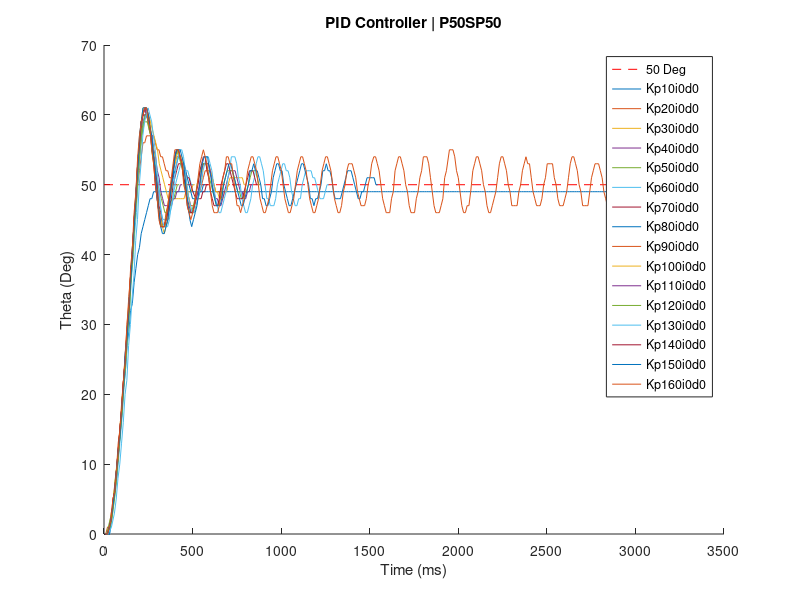

Write MATLAB code to recreate this figure.
figure(1);
hold on;
xlabel('Time (ms)');
ylabel('Theta (Deg)');
title('PID Controller | P50SP50');
plot([0 3000], [50 50], 'r--');
Kp10i0d0 = [10.0, 0; 20.0, 0; 30.0, 1; 40.0, 2; 50.0, 4; 60.0, 6; 70.0, 9; 80.0, 11; 90.0, 15; 100.0, 17; 110.0, 21; 120.0, 23; 130.0, 27; 140.0, 29; 150.0, 32; 160.0, 33; 170.0, 36; 180.0, 38; 190.0, 40; 200.0, 41; 210.0, 43; 220.0, 44; 230.0, 45; 240.0, 46; 250.0, 47; 260.0, 48; 270.0, 48; 280.0, 49; 290.0, 49; 300.0, 49; 310.0, 49; 320.0, 49; 330.0, 49; 340.0, 49; 350.0, 49; 360.0, 49; 370.0, 49; 380.0, 49; 390.0, 49; 400.0, 49; 410.0, 49; 420.0, 49; 430.0, 49; 440.0, 49; 450.0, 49; 460.0, 49; 470.0, 49; 480.0, 49; 490.0, 49; 500.0, 49; 510.0, 49; 520.0, 49; 530.0, 49; 540.0, 49; 550.0, 49; 560.0, 49; 570.0, 49; 580.0, 49; 590.0, 49; 600.0, 49; 610.0, 49; 620.0, 49; 630.0, 49; 640.0, 49; 650.0, 49; 660.0, 49; 670.0, 49; 680.0, 49; 690.0, 49; 700.0, 49; 710.0, 49; 720.0, 49; 730.0, 49; 740.0, 49; 750.0, 49; 760.0, 49; 770.0, 49; 780.0, 49; 790.0, 49; 800.0, 49; 810.0, 49; 820.0, 49; 830.0, 49; 840.0, 49; 850.0, 49; 860.0, 49; 870.0, 49; 880.0, 49; 890.0, 49; 900.0, 49; 910.0, 49; 920.0, 49; 930.0, 49; 940.0, 49; 950.0, 49; 960.0, 49; 970.0, 49; 980.0, 49; 990.0, 49; 1000.0, 49; 1010.0, 49; 1020.0, 49; 1030.0, 49; 1040.0, 49; 1050.0, 49; 1060.0, 49; 1070.0, 49; 1080.0, 49; 1090.0, 49; 1100.0, 49; 1110.0, 49; 1120.0, 49; 1130.0, 49; 1140.0, 49; 1150.0, 49; 1160.0, 49; 1170.0, 49; 1180.0, 49; 1190.0, 49; 1200.0, 49; 1210.0, 49; 1220.0, 49; 1230.0, 49; 1240.0, 49; 1250.0, 49; 1260.0, 49; 1270.0, 49; 1280.0, 49; 1290.0, 49; 1300.0, 49; 1310.0, 49; 1320.0, 49; 1330.0, 49; 1340.0, 49; 1350.0, 49; 1360.0, 49; 1370.0, 49; 1380.0, 49; 1390.0, 49; 1400.0, 49; 1410.0, 49; 1420.0, 49; 1430.0, 49; 1440.0, 49; 1450.0, 49; 1460.0, 49; 1470.0, 49; 1480.0, 49; 1490.0, 49; 1500.0, 49; 1510.0, 49; 1520.0, 49; 1530.0, 49; 1540.0, 49; 1550.0, 49; 1560.0, 49; 1570.0, 49; 1580.0, 49; 1590.0, 49; 1600.0, 49; 1610.0, 49; 1620.0, 49; 1630.0, 49; 1640.0, 49; 1650.0, 49; 1660.0, 49; 1670.0, 49; 1680.0, 49; 1690.0, 49; 1700.0, 49; 1710.0, 49; 1720.0, 49; 1730.0, 49; 1740.0, 49; 1750.0, 49; 1760.0, 49; 1770.0, 49; 1780.0, 49; 1790.0, 49; 1800.0, 49; 1810.0, 49; 1820.0, 49; 1830.0, 49; 1840.0, 49; 1850.0, 49; 1860.0, 49; 1870.0, 49; 1880.0, 49; 1890.0, 49; 1900.0, 49; 1910.0, 49; 1920.0, 49; 1930.0, 49; 1940.0, 49; 1950.0, 49; 1960.0, 49; 1970.0, 49; 1980.0, 49; 1990.0, 49; 2000.0, 49; 2010.0, 49; 2020.0, 49; 2030.0, 49; 2040.0, 49; 2050.0, 49; 2060.0, 49; 2070.0, 49; 2080.0, 49; 2090.0, 49; 2100.0, 49; 2110.0, 49; 2120.0, 49; 2130.0, 49; 2140.0, 49; 2150.0, 49; 2160.0, 49; 2170.0, 49; 2180.0, 49; 2197.0, 49; 2207.0, 49; 2217.0, 49; 2227.0, 49; 2237.0, 49; 2247.0, 49; 2257.0, 49; 2267.0, 49; 2277.0, 49; 2287.0, 49; 2297.0, 49; 2307.0, 49; 2317.0, 49; 2327.0, 49; 2337.0, 49; 2347.0, 49; 2357.0, 49; 2367.0, 49; 2377.0, 49; 2387.0, 49; 2397.0, 49; 2407.0, 49; 2417.0, 49; 2427.0, 49; 2437.0, 49; 2447.0, 49; 2457.0, 49; 2467.0, 49; 2477.0, 49; 2487.0, 49; 2497.0, 49; 2507.0, 49; 2517.0, 49; 2527.0, 49; 2537.0, 49; 2547.0, 49; 2557.0, 49; 2567.0, 49; 2577.0, 49; 2587.0, 49; 2597.0, 49; 2607.0, 49; 2617.0, 49; 2627.0, 49; 2637.0, 49; 2647.0, 49; 2657.0, 49; 2667.0, 49; 2677.0, 49; 2687.0, 49; 2697.0, 49; 2707.0, 49; 2717.0, 49; 2727.0, 49; 2737.0, 49; 2747.0, 49; 2757.0, 49; 2767.0, 49; 2777.0, 49; 2787.0, 49; 2797.0, 49; 2807.0, 49; 2817.0, 49; 2827.0, 49; 2837.0, 49; 2847.0, 49; 2857.0, 49; 2867.0, 49; 2877.0, 49; 2887.0, 49; 2897.0, 49; 2907.0, 49; 2917.0, 49; 2927.0, 49; 2937.0, 49; 2947.0, 49; 2957.0, 49; 2967.0, 49; 2977.0, 49; 2987.0, 49; 2997.0, 49; 3007.0, 49; ];
plot(Kp10i0d0(:,1),Kp10i0d0(:,2))
% y = max(Kp10i0d0(:,2));
% x = Kp10i0d0(find(Kp10i0d0(:,2) == max(y), 1, 'first'));
% text(x, y, 'Kp10i0d0');
% pause;

Kp20i0d0 = [10.0, 0; 20.0, 1; 30.0, 1; 40.0, 3; 50.0, 4; 60.0, 7; 70.0, 9; 80.0, 13; 90.0, 15; 100.0, 19; 110.0, 22; 120.0, 26; 130.0, 30; 140.0, 34; 150.0, 37; 160.0, 41; 170.0, 44; 180.0, 47; 190.0, 50; 200.0, 52; 210.0, 54; 220.0, 56; 230.0, 56; 240.0, 57; 250.0, 57; 260.0, 57; 270.0, 57; 280.0, 57; 290.0, 56; 300.0, 55; 310.0, 55; 320.0, 54; 330.0, 54; 340.0, 53; 350.0, 52; 360.0, 52; 370.0, 51; 380.0, 51; 390.0, 50; 400.0, 50; ];
plot(Kp20i0d0(:,1),Kp20i0d0(:,2))
% y = max(Kp20i0d0(:,2));
% x = Kp20i0d0(find(Kp20i0d0(:,2) == max(y), 1, 'first'));
% text(x, y, 'Kp20i0d0');
% pause;

Kp30i0d0 = [10.0, 0; 20.0, 0; 30.0, 1; 42.0, 2; 52.0, 5; 62.0, 7; 72.0, 10; 82.0, 12; 92.0, 16; 102.0, 18; 112.0, 23; 122.0, 26; 132.0, 30; 142.0, 33; 152.0, 38; 162.0, 41; 172.0, 46; 182.0, 49; 192.0, 52; 202.0, 54; 212.0, 57; 222.0, 58; 232.0, 60; 242.0, 60; 252.0, 60; 262.0, 59; 272.0, 58; 282.0, 57; 292.0, 56; 302.0, 55; 312.0, 53; 322.0, 52; 332.0, 51; 342.0, 50; 352.0, 49; 362.0, 48; 372.0, 48; 382.0, 48; 392.0, 48; 402.0, 48; 412.0, 48; 422.0, 48; 432.0, 48; 442.0, 48; 452.0, 48; 462.0, 49; 472.0, 49; 482.0, 49; 492.0, 49; 502.0, 50; 512.0, 50; ];
plot(Kp30i0d0(:,1),Kp30i0d0(:,2))
% y = max(Kp30i0d0(:,2));
% x = Kp30i0d0(find(Kp30i0d0(:,2) == max(y), 1, 'first'));
% text(x, y, 'Kp30i0d0');
% pause;

Kp40i0d0 = [11.0, 0; 21.0, 0; 31.0, 0; 41.0, 2; 51.0, 4; 61.0, 6; 71.0, 8; 81.0, 12; 91.0, 14; 101.0, 18; 111.0, 21; 121.0, 26; 131.0, 28; 141.0, 33; 151.0, 36; 161.0, 41; 171.0, 44; 181.0, 49; 191.0, 52; 201.0, 55; 211.0, 57; 221.0, 59; 231.0, 60; 241.0, 60; 251.0, 60; 261.0, 58; 271.0, 57; 281.0, 55; 291.0, 54; 301.0, 52; 311.0, 51; 321.0, 49; 331.0, 48; 341.0, 47; 351.0, 47; 361.0, 47; 371.0, 47; 381.0, 47; 391.0, 48; 401.0, 48; 411.0, 49; 421.0, 49; 431.0, 50; 441.0, 50; ];
plot(Kp40i0d0(:,1),Kp40i0d0(:,2))
% y = max(Kp40i0d0(:,2));
% x = Kp40i0d0(find(Kp40i0d0(:,2) == max(y), 1, 'first'));
% text(x, y, 'Kp40i0d0');
% pause;

Kp50i0d0 = [14.0, 0; 24.0, 1; 34.0, 2; 44.0, 3; 54.0, 5; 64.0, 8; 74.0, 10; 84.0, 13; 94.0, 16; 104.0, 20; 114.0, 22; 124.0, 26; 134.0, 29; 144.0, 34; 154.0, 37; 164.0, 42; 174.0, 45; 184.0, 49; 194.0, 52; 204.0, 55; 214.0, 57; 224.0, 59; 234.0, 59; 244.0, 59; 254.0, 58; 264.0, 57; 274.0, 56; 284.0, 54; 294.0, 52; 304.0, 50; 314.0, 49; 324.0, 48; 334.0, 47; 344.0, 46; 354.0, 46; 364.0, 46; 374.0, 47; 384.0, 48; 394.0, 48; 404.0, 49; 414.0, 50; 424.0, 50; ];
plot(Kp50i0d0(:,1),Kp50i0d0(:,2))
% y = max(Kp50i0d0(:,2));
% x = Kp50i0d0(find(Kp50i0d0(:,2) == max(y), 1, 'first'));
% text(x, y, 'Kp50i0d0');
% pause;

Kp60i0d0 = [13.0, 0; 23.0, 0; 33.0, 0; 43.0, 2; 53.0, 4; 63.0, 6; 73.0, 8; 83.0, 11; 93.0, 14; 103.0, 17; 113.0, 21; 123.0, 24; 133.0, 28; 143.0, 31; 153.0, 36; 163.0, 39; 173.0, 43; 183.0, 46; 193.0, 51; 203.0, 54; 213.0, 58; 223.0, 59; 233.0, 60; 243.0, 60; 253.0, 59; 263.0, 58; 273.0, 56; 283.0, 54; 293.0, 52; 303.0, 50; 313.0, 48; 323.0, 46; 333.0, 45; 343.0, 45; 353.0, 45; 363.0, 45; 373.0, 46; 383.0, 47; 393.0, 49; 403.0, 50; 413.0, 51; 423.0, 52; 433.0, 53; 443.0, 53; 453.0, 53; 463.0, 52; 473.0, 52; 483.0, 51; 493.0, 50; 503.0, 50; ];
plot(Kp60i0d0(:,1),Kp60i0d0(:,2))
% y = max(Kp60i0d0(:,2));
% x = Kp60i0d0(find(Kp60i0d0(:,2) == max(y), 1, 'first'));
% text(x, y, 'Kp60i0d0');
% pause;

Kp70i0d0 = [10.0, 0; 20.0, 0; 30.0, 1; 40.0, 2; 50.0, 4; 60.0, 6; 70.0, 9; 80.0, 12; 90.0, 15; 100.0, 18; 110.0, 22; 120.0, 25; 130.0, 29; 140.0, 32; 150.0, 37; 160.0, 40; 170.0, 45; 180.0, 48; 190.0, 53; 200.0, 55; 210.0, 58; 220.0, 60; 230.0, 60; 240.0, 60; 250.0, 60; 260.0, 58; 270.0, 56; 280.0, 54; 290.0, 52; 300.0, 50; 310.0, 47; 320.0, 46; 330.0, 44; 340.0, 44; 350.0, 44; 360.0, 45; 370.0, 47; 380.0, 48; 390.0, 50; 400.0, 51; 410.0, 52; 420.0, 53; 430.0, 53; 440.0, 53; 450.0, 53; 460.0, 52; 470.0, 51; 480.0, 51; 490.0, 50; 502.0, 49; 518.0, 48; 528.0, 48; 538.0, 48; 548.0, 48; 558.0, 49; 568.0, 49; 578.0, 50; 588.0, 50; ];
plot(Kp70i0d0(:,1),Kp70i0d0(:,2))
% y = max(Kp70i0d0(:,2));
% x = Kp70i0d0(find(Kp70i0d0(:,2) == max(y), 1, 'first'));
% text(x, y, 'Kp70i0d0');
% pause;

Kp80i0d0 = [10.0, 0; 20.0, 0; 30.0, 0; 40.0, 2; 50.0, 4; 60.0, 6; 70.0, 8; 80.0, 11; 90.0, 14; 100.0, 17; 110.0, 21; 120.0, 24; 130.0, 29; 140.0, 32; 150.0, 36; 160.0, 40; 170.0, 44; 180.0, 48; 190.0, 53; 200.0, 56; 210.0, 59; 220.0, 60; 230.0, 61; 240.0, 60; 250.0, 59; 260.0, 58; 270.0, 56; 280.0, 54; 290.0, 51; 300.0, 49; 310.0, 46; 320.0, 45; 330.0, 44; 340.0, 44; 350.0, 45; 360.0, 46; 370.0, 48; 380.0, 49; 390.0, 51; 400.0, 52; 410.0, 53; 420.0, 54; 430.0, 54; 440.0, 53; 450.0, 52; 460.0, 52; 470.0, 51; 480.0, 50; 490.0, 49; 500.0, 48; 510.0, 48; 521.0, 48; 531.0, 48; 541.0, 49; 551.0, 49; 561.0, 50; 571.0, 50; ];
plot(Kp80i0d0(:,1),Kp80i0d0(:,2))
% y = max(Kp80i0d0(:,2));
% x = Kp80i0d0(find(Kp80i0d0(:,2) == max(y), 1, 'first'));
% text(x, y, 'Kp80i0d0');
% pause;

Kp90i0d0 = [10.0, 0; 20.0, 0; 30.0, 1; 40.0, 2; 50.0, 4; 60.0, 6; 70.0, 9; 80.0, 11; 90.0, 15; 100.0, 18; 110.0, 22; 120.0, 25; 130.0, 29; 140.0, 32; 150.0, 37; 160.0, 40; 170.0, 45; 180.0, 49; 190.0, 53; 200.0, 56; 210.0, 59; 220.0, 60; 230.0, 61; 240.0, 60; 250.0, 59; 260.0, 58; 270.0, 55; 280.0, 53; 290.0, 50; 300.0, 48; 310.0, 46; 320.0, 45; 330.0, 44; 340.0, 44; 350.0, 46; 360.0, 47; 370.0, 49; 380.0, 50; 390.0, 52; 400.0, 53; 410.0, 54; 420.0, 54; 430.0, 54; 440.0, 53; 450.0, 52; 460.0, 51; 470.0, 49; 480.0, 48; 490.0, 47; 501.0, 47; 511.0, 47; 521.0, 48; 531.0, 49; 541.0, 49; 551.0, 50; 561.0, 51; 571.0, 52; 581.0, 52; 591.0, 52; 601.0, 52; 611.0, 51; 621.0, 50; 631.0, 49; 641.0, 49; 651.0, 49; 661.0, 48; 671.0, 49; 681.0, 49; 691.0, 49; 701.0, 50; 711.0, 50; ];
plot(Kp90i0d0(:,1),Kp90i0d0(:,2))
% y = max(Kp90i0d0(:,2));
% x = Kp90i0d0(find(Kp90i0d0(:,2) == max(y), 1, 'first'));
% text(x, y, 'Kp90i0d0');
% pause;

Kp100i0d0 = [10.0, 0; 20.0, 0; 30.0, 1; 40.0, 2; 50.0, 4; 60.0, 6; 70.0, 9; 80.0, 11; 90.0, 15; 100.0, 18; 110.0, 22; 120.0, 25; 130.0, 29; 140.0, 32; 150.0, 37; 160.0, 40; 170.0, 45; 180.0, 48; 190.0, 53; 200.0, 56; 210.0, 59; 220.0, 61; 230.0, 61; 240.0, 61; 250.0, 60; 260.0, 59; 270.0, 56; 280.0, 55; 290.0, 51; 300.0, 49; 310.0, 46; 320.0, 45; 330.0, 44; 340.0, 43; 350.0, 44; 360.0, 45; 370.0, 48; 380.0, 49; 390.0, 52; 400.0, 53; 410.0, 54; 420.0, 55; 430.0, 54; 440.0, 54; 450.0, 52; 460.0, 51; 470.0, 49; 480.0, 48; 490.0, 46; 501.0, 46; 511.0, 46; 521.0, 47; 531.0, 48; 541.0, 50; 551.0, 51; 561.0, 53; 571.0, 53; 581.0, 53; 591.0, 53; 601.0, 52; 611.0, 51; 621.0, 50; 631.0, 49; 641.0, 49; 651.0, 48; 661.0, 48; 671.0, 48; 681.0, 49; 691.0, 49; 701.0, 50; 711.0, 51; 721.0, 51; 731.0, 51; 741.0, 51; 751.0, 51; 761.0, 51; 771.0, 51; 781.0, 51; 791.0, 50; 801.0, 50; ];
plot(Kp100i0d0(:,1),Kp100i0d0(:,2))
% y = max(Kp100i0d0(:,2));
% x = Kp100i0d0(find(Kp100i0d0(:,2) == max(y), 1, 'first'));
% text(x, y, 'Kp100i0d0');
% pause;

Kp110i0d0 = [10.0, 0; 20.0, 0; 30.0, 1; 40.0, 2; 50.0, 4; 60.0, 6; 70.0, 9; 80.0, 11; 90.0, 15; 100.0, 18; 110.0, 22; 120.0, 25; 130.0, 29; 140.0, 32; 150.0, 37; 160.0, 40; 170.0, 45; 180.0, 48; 190.0, 53; 200.0, 56; 210.0, 59; 220.0, 60; 230.0, 61; 240.0, 60; 250.0, 59; 260.0, 58; 270.0, 55; 280.0, 54; 290.0, 50; 300.0, 48; 310.0, 46; 320.0, 44; 330.0, 44; 340.0, 44; 350.0, 45; 360.0, 46; 370.0, 48; 380.0, 50; 390.0, 52; 400.0, 54; 410.0, 55; 420.0, 55; 430.0, 54; 440.0, 53; 450.0, 51; 460.0, 49; 470.0, 48; 480.0, 47; 490.0, 46; 500.0, 46; 510.0, 47; 520.0, 48; 530.0, 49; 540.0, 50; 550.0, 52; 560.0, 53; 570.0, 53; 580.0, 53; 590.0, 53; 600.0, 52; 610.0, 50; 620.0, 49; 630.0, 48; 640.0, 48; 650.0, 47; 660.0, 47; 670.0, 48; 680.0, 49; 690.0, 50; 700.0, 51; 710.0, 52; 720.0, 52; 730.0, 52; 740.0, 52; 750.0, 51; 760.0, 50; 770.0, 49; 780.0, 49; 790.0, 48; 800.0, 48; 810.0, 49; 820.0, 49; 830.0, 50; 840.0, 50; ];
plot(Kp110i0d0(:,1),Kp110i0d0(:,2))
% y = max(Kp110i0d0(:,2));
% x = Kp110i0d0(find(Kp110i0d0(:,2) == max(y), 1, 'first'));
% text(x, y, 'Kp110i0d0');
% pause;

Kp120i0d0 = [14.0, 0; 24.0, 0; 34.0, 1; 44.0, 2; 54.0, 4; 64.0, 6; 74.0, 9; 84.0, 12; 94.0, 15; 104.0, 18; 114.0, 22; 124.0, 25; 134.0, 29; 144.0, 32; 154.0, 37; 164.0, 40; 174.0, 45; 184.0, 48; 194.0, 52; 204.0, 55; 214.0, 58; 224.0, 59; 234.0, 60; 244.0, 60; 254.0, 58; 264.0, 57; 274.0, 54; 284.0, 53; 294.0, 50; 304.0, 48; 314.0, 45; 324.0, 44; 334.0, 44; 344.0, 44; 354.0, 46; 364.0, 47; 374.0, 49; 384.0, 51; 394.0, 53; 404.0, 54; 414.0, 55; 424.0, 54; 434.0, 53; 444.0, 52; 454.0, 50; 464.0, 49; 474.0, 47; 484.0, 46; 494.0, 46; 504.0, 47; 514.0, 48; 525.0, 50; 535.0, 51; 545.0, 52; 555.0, 53; 565.0, 53; 575.0, 53; 585.0, 52; 595.0, 51; 605.0, 50; 615.0, 49; 625.0, 48; 635.0, 47; 645.0, 47; 655.0, 48; 665.0, 49; 675.0, 50; 685.0, 51; 695.0, 52; 705.0, 52; 715.0, 52; 725.0, 52; 735.0, 51; 745.0, 50; 755.0, 49; 765.0, 49; 775.0, 48; 785.0, 48; 795.0, 49; 805.0, 49; 815.0, 50; 825.0, 51; 835.0, 52; 845.0, 52; 855.0, 52; 865.0, 51; 875.0, 50; 885.0, 50; ];
plot(Kp120i0d0(:,1),Kp120i0d0(:,2))
% y = max(Kp120i0d0(:,2));
% x = Kp120i0d0(find(Kp120i0d0(:,2) == max(y), 1, 'first'));
% text(x, y, 'Kp120i0d0');
% pause;

Kp130i0d0 = [23.0, 0; 42.0, 1; 59.0, 3; 69.0, 5; 79.0, 8; 89.0, 10; 99.0, 13; 109.0, 16; 119.0, 20; 129.0, 22; 139.0, 27; 149.0, 30; 159.0, 34; 169.0, 37; 179.0, 42; 189.0, 45; 199.0, 50; 209.0, 53; 219.0, 57; 229.0, 59; 239.0, 60; 249.0, 61; 259.0, 60; 269.0, 59; 279.0, 57; 289.0, 55; 299.0, 52; 309.0, 50; 319.0, 47; 329.0, 45; 339.0, 44; 349.0, 44; 359.0, 44; 369.0, 45; 379.0, 47; 389.0, 48; 399.0, 51; 409.0, 53; 419.0, 54; 429.0, 55; 439.0, 55; 449.0, 54; 459.0, 52; 469.0, 50; 479.0, 48; 489.0, 47; 499.0, 46; 509.0, 46; 519.0, 47; 529.0, 48; 539.0, 49; 549.0, 50; 559.0, 52; 569.0, 53; 579.0, 54; 589.0, 54; 599.0, 53; 609.0, 52; 619.0, 50; 629.0, 48; 639.0, 47; 649.0, 46; 659.0, 46; 669.0, 47; 679.0, 48; 689.0, 49; 699.0, 51; 709.0, 52; 719.0, 54; 729.0, 54; 739.0, 54; 749.0, 53; 759.0, 51; 769.0, 50; 779.0, 48; 789.0, 47; 799.0, 46; 809.0, 46; 819.0, 47; 829.0, 48; 839.0, 50; 849.0, 51; 859.0, 53; 869.0, 54; 879.0, 54; 889.0, 53; 899.0, 52; 909.0, 50; 919.0, 48; 929.0, 48; 939.0, 47; 949.0, 47; 959.0, 47; 969.0, 48; 979.0, 50; 989.0, 51; 999.0, 52; 1009.0, 53; 1019.0, 53; 1029.0, 52; 1039.0, 52; 1049.0, 51; 1059.0, 49; 1069.0, 48; 1079.0, 47; 1089.0, 47; 1099.0, 48; 1109.0, 48; 1119.0, 50; 1129.0, 51; 1139.0, 52; 1149.0, 52; 1159.0, 52; 1169.0, 52; 1179.0, 51; 1189.0, 51; 1199.0, 50; 1209.0, 49; 1219.0, 48; 1229.0, 48; 1239.0, 48; 1249.0, 49; 1259.0, 50; 1269.0, 50; ];
plot(Kp130i0d0(:,1),Kp130i0d0(:,2))
% y = max(Kp130i0d0(:,2));
% x = Kp130i0d0(find(Kp130i0d0(:,2) == max(y), 1, 'first'));
% text(x, y, 'Kp130i0d0');
% pause;

Kp140i0d0 = [10.0, 0; 20.0, 0; 30.0, 1; 40.0, 2; 50.0, 5; 60.0, 6; 70.0, 9; 80.0, 12; 90.0, 15; 100.0, 18; 110.0, 22; 120.0, 25; 130.0, 29; 140.0, 32; 150.0, 37; 160.0, 40; 170.0, 45; 180.0, 48; 190.0, 53; 200.0, 56; 210.0, 59; 220.0, 60; 230.0, 61; 240.0, 61; 250.0, 60; 260.0, 58; 270.0, 56; 280.0, 54; 290.0, 51; 300.0, 49; 310.0, 46; 320.0, 44; 330.0, 44; 340.0, 44; 350.0, 45; 360.0, 46; 370.0, 48; 380.0, 50; 390.0, 52; 400.0, 54; 410.0, 55; 420.0, 55; 430.0, 54; 440.0, 53; 450.0, 51; 460.0, 50; 470.0, 47; 480.0, 46; 490.0, 46; 500.0, 46; 510.0, 47; 521.0, 49; 531.0, 50; 541.0, 52; 551.0, 53; 561.0, 54; 571.0, 54; 581.0, 52; 591.0, 51; 601.0, 49; 611.0, 48; 621.0, 47; 631.0, 47; 641.0, 47; 651.0, 48; 661.0, 50; 671.0, 51; 681.0, 52; 691.0, 53; 701.0, 53; 711.0, 52; 721.0, 51; 731.0, 50; 741.0, 49; 751.0, 48; 761.0, 48; 771.0, 48; 781.0, 48; 791.0, 49; 801.0, 50; 811.0, 51; 821.0, 52; 831.0, 52; 841.0, 52; 851.0, 51; 861.0, 50; 871.0, 50; ];
plot(Kp140i0d0(:,1),Kp140i0d0(:,2))
% y = max(Kp140i0d0(:,2));
% x = Kp140i0d0(find(Kp140i0d0(:,2) == max(y), 1, 'first'));
% text(x, y, 'Kp140i0d0');
% pause;

Kp150i0d0 = [10.0, 0; 20.0, 0; 30.0, 1; 40.0, 2; 50.0, 4; 60.0, 6; 70.0, 9; 80.0, 12; 90.0, 14; 100.0, 18; 110.0, 21; 120.0, 26; 130.0, 28; 140.0, 33; 150.0, 36; 160.0, 41; 170.0, 44; 180.0, 49; 190.0, 52; 200.0, 57; 210.0, 59; 220.0, 61; 230.0, 61; 240.0, 61; 250.0, 60; 260.0, 58; 270.0, 57; 280.0, 54; 290.0, 52; 300.0, 48; 310.0, 46; 320.0, 44; 330.0, 43; 340.0, 43; 350.0, 44; 360.0, 45; 370.0, 47; 380.0, 50; 390.0, 51; 400.0, 54; 410.0, 55; 420.0, 55; 430.0, 55; 440.0, 54; 450.0, 53; 465.0, 49; 475.0, 47; 485.0, 45; 495.0, 44; 505.0, 45; 515.0, 46; 525.0, 47; 535.0, 49; 545.0, 51; 555.0, 53; 565.0, 54; 575.0, 54; 585.0, 54; 595.0, 52; 605.0, 51; 615.0, 49; 625.0, 48; 635.0, 47; 645.0, 47; 655.0, 47; 665.0, 48; 675.0, 50; 685.0, 51; 695.0, 52; 705.0, 53; 715.0, 53; 725.0, 52; 735.0, 51; 745.0, 50; 755.0, 49; 765.0, 48; 775.0, 47; 785.0, 47; 795.0, 48; 805.0, 49; 815.0, 50; 825.0, 52; 835.0, 52; 845.0, 53; 855.0, 52; 865.0, 52; 875.0, 51; 885.0, 50; 895.0, 48; 905.0, 48; 915.0, 47; 925.0, 47; 935.0, 48; 945.0, 49; 955.0, 51; 965.0, 52; 975.0, 53; 985.0, 53; 995.0, 52; 1005.0, 52; 1015.0, 50; 1025.0, 49; 1035.0, 48; 1045.0, 47; 1055.0, 47; 1065.0, 48; 1075.0, 49; 1085.0, 50; 1095.0, 51; 1105.0, 52; 1115.0, 53; 1125.0, 53; 1135.0, 52; 1145.0, 51; 1155.0, 50; 1165.0, 48; 1175.0, 48; 1185.0, 47; 1195.0, 48; 1205.0, 48; 1215.0, 49; 1225.0, 50; 1235.0, 52; 1245.0, 52; 1255.0, 53; 1265.0, 52; 1275.0, 52; 1285.0, 51; 1295.0, 49; 1305.0, 48; 1315.0, 48; 1325.0, 48; 1335.0, 48; 1345.0, 49; 1355.0, 50; 1365.0, 51; 1375.0, 52; 1385.0, 52; 1395.0, 52; 1405.0, 51; 1415.0, 50; 1425.0, 49; 1435.0, 48; 1445.0, 48; 1455.0, 49; 1465.0, 49; 1475.0, 50; 1485.0, 51; 1495.0, 51; 1505.0, 51; 1515.0, 51; 1525.0, 51; 1535.0, 50; 1545.0, 50; ];
plot(Kp150i0d0(:,1),Kp150i0d0(:,2))
% y = max(Kp150i0d0(:,2));
% x = Kp150i0d0(find(Kp150i0d0(:,2) == max(y), 1, 'first'));
% text(x, y, 'Kp150i0d0');
% pause;

Kp160i0d0 = [10.0, 0; 20.0, 0; 30.0, 1; 40.0, 2; 50.0, 5; 60.0, 6; 70.0, 9; 80.0, 12; 90.0, 15; 100.0, 18; 110.0, 22; 120.0, 25; 130.0, 30; 140.0, 33; 150.0, 38; 160.0, 41; 170.0, 46; 180.0, 49; 190.0, 54; 200.0, 57; 210.0, 59; 220.0, 60; 230.0, 61; 240.0, 61; 250.0, 59; 260.0, 58; 270.0, 55; 280.0, 53; 290.0, 50; 300.0, 48; 310.0, 45; 320.0, 44; 330.0, 44; 340.0, 44; 350.0, 45; 360.0, 47; 370.0, 49; 380.0, 51; 390.0, 53; 400.0, 55; 410.0, 55; 420.0, 55; 430.0, 54; 440.0, 53; 450.0, 50; 460.0, 49; 470.0, 47; 480.0, 46; 490.0, 45; 501.0, 46; 511.0, 47; 521.0, 49; 531.0, 51; 541.0, 53; 551.0, 54; 561.0, 55; 571.0, 54; 581.0, 53; 591.0, 51; 601.0, 49; 611.0, 47; 621.0, 46; 631.0, 46; 641.0, 46; 651.0, 47; 661.0, 49; 671.0, 51; 681.0, 52; 691.0, 54; 701.0, 54; 711.0, 53; 721.0, 53; 731.0, 51; 741.0, 49; 751.0, 47; 761.0, 47; 771.0, 46; 781.0, 47; 791.0, 48; 801.0, 50; 811.0, 52; 821.0, 53; 831.0, 54; 841.0, 54; 851.0, 53; 861.0, 52; 871.0, 50; 881.0, 48; 891.0, 47; 901.0, 46; 911.0, 46; 921.0, 47; 931.0, 48; 941.0, 50; 951.0, 52; 961.0, 53; 971.0, 54; 981.0, 54; 991.0, 53; 1001.0, 52; 1011.0, 50; 1021.0, 48; 1031.0, 47; 1041.0, 46; 1051.0, 46; 1061.0, 47; 1071.0, 48; 1081.0, 50; 1091.0, 52; 1101.0, 53; 1111.0, 54; 1121.0, 54; 1131.0, 53; 1141.0, 52; 1151.0, 50; 1161.0, 48; 1171.0, 47; 1181.0, 46; 1191.0, 46; 1201.0, 47; 1211.0, 48; 1221.0, 50; 1231.0, 52; 1241.0, 53; 1251.0, 54; 1261.0, 54; 1271.0, 53; 1281.0, 52; 1291.0, 50; 1301.0, 48; 1311.0, 47; 1321.0, 46; 1331.0, 46; 1341.0, 47; 1351.0, 49; 1361.0, 50; 1371.0, 52; 1381.0, 53; 1391.0, 53; 1401.0, 53; 1411.0, 52; 1421.0, 51; 1431.0, 49; 1441.0, 48; 1451.0, 47; 1461.0, 47; 1471.0, 47; 1481.0, 48; 1491.0, 50; 1501.0, 51; 1511.0, 53; 1523.0, 54; 1533.0, 54; 1543.0, 53; 1553.0, 52; 1563.0, 50; 1573.0, 48; 1583.0, 47; 1593.0, 46; 1603.0, 46; 1613.0, 46; 1623.0, 48; 1633.0, 49; 1643.0, 52; 1653.0, 53; 1663.0, 54; 1673.0, 54; 1683.0, 53; 1693.0, 52; 1703.0, 50; 1713.0, 49; 1723.0, 47; 1733.0, 46; 1743.0, 46; 1753.0, 46; 1763.0, 48; 1773.0, 49; 1783.0, 51; 1793.0, 52; 1803.0, 54; 1813.0, 54; 1823.0, 54; 1833.0, 53; 1843.0, 51; 1853.0, 49; 1863.0, 47; 1873.0, 46; 1883.0, 46; 1893.0, 46; 1903.0, 47; 1913.0, 48; 1923.0, 51; 1933.0, 52; 1950.0, 55; 1960.0, 55; 1970.0, 55; 1980.0, 54; 1990.0, 52; 2000.0, 51; 2010.0, 49; 2020.0, 47; 2030.0, 46; 2040.0, 46; 2050.0, 47; 2060.0, 47; 2070.0, 49; 2082.0, 52; 2092.0, 53; 2102.0, 54; 2112.0, 54; 2122.0, 53; 2132.0, 52; 2142.0, 50; 2152.0, 49; 2162.0, 47; 2172.0, 46; 2182.0, 46; 2192.0, 47; 2202.0, 48; 2212.0, 49; 2222.0, 51; 2232.0, 53; 2242.0, 54; 2252.0, 54; 2262.0, 53; 2272.0, 52; 2282.0, 50; 2292.0, 49; 2302.0, 47; 2312.0, 47; 2322.0, 47; 2332.0, 47; 2342.0, 49; 2352.0, 50; 2362.0, 52; 2372.0, 53; 2382.0, 54; 2392.0, 53; 2402.0, 53; 2412.0, 51; 2422.0, 49; 2432.0, 48; 2442.0, 47; 2452.0, 47; 2462.0, 47; 2472.0, 48; 2482.0, 50; 2492.0, 51; 2502.0, 53; 2512.0, 53; 2522.0, 53; 2532.0, 53; 2542.0, 51; 2552.0, 50; 2562.0, 48; 2572.0, 47; 2582.0, 47; 2592.0, 47; 2602.0, 48; 2612.0, 49; 2622.0, 51; 2632.0, 53; 2642.0, 54; 2652.0, 54; 2662.0, 53; 2672.0, 52; 2682.0, 50; 2692.0, 49; 2702.0, 47; 2712.0, 47; 2722.0, 47; 2732.0, 47; 2742.0, 49; 2752.0, 51; 2762.0, 52; 2772.0, 53; 2782.0, 53; 2792.0, 53; 2802.0, 52; 2812.0, 51; 2822.0, 49; 2832.0, 48; 2842.0, 47; 2852.0, 47; 2862.0, 47; 2872.0, 48; 2882.0, 50; 2892.0, 51; 2902.0, 53; 2912.0, 53; 2922.0, 53; 2932.0, 53; 2942.0, 51; 2952.0, 50; 2962.0, 48; 2972.0, 47; 2982.0, 47; 2992.0, 47; 3002.0, 48; ];
plot(Kp160i0d0(:,1),Kp160i0d0(:,2))
% y = max(Kp160i0d0(:,2));
% x = Kp160i0d0(find(Kp160i0d0(:,2) == max(y), 1, 'first'));
% text(x, y, 'Kp160i0d0');
% pause;

caseList = {'Kp10i0d0', 'Kp20i0d0', 'Kp30i0d0', 'Kp40i0d0', 'Kp50i0d0', 'Kp60i0d0', 'Kp70i0d0', 'Kp80i0d0', 'Kp90i0d0', 'Kp100i0d0', 'Kp110i0d0', 'Kp120i0d0', 'Kp130i0d0', 'Kp140i0d0', 'Kp150i0d0', 'Kp160i0d0'};
legend('50 Deg', caseList{1,:});

t = {Kp10i0d0, Kp20i0d0, Kp30i0d0, Kp40i0d0, Kp50i0d0, Kp60i0d0, Kp70i0d0, Kp80i0d0, Kp90i0d0, Kp100i0d0, Kp110i0d0, Kp120i0d0, Kp130i0d0, Kp140i0d0, Kp150i0d0, Kp160i0d0};